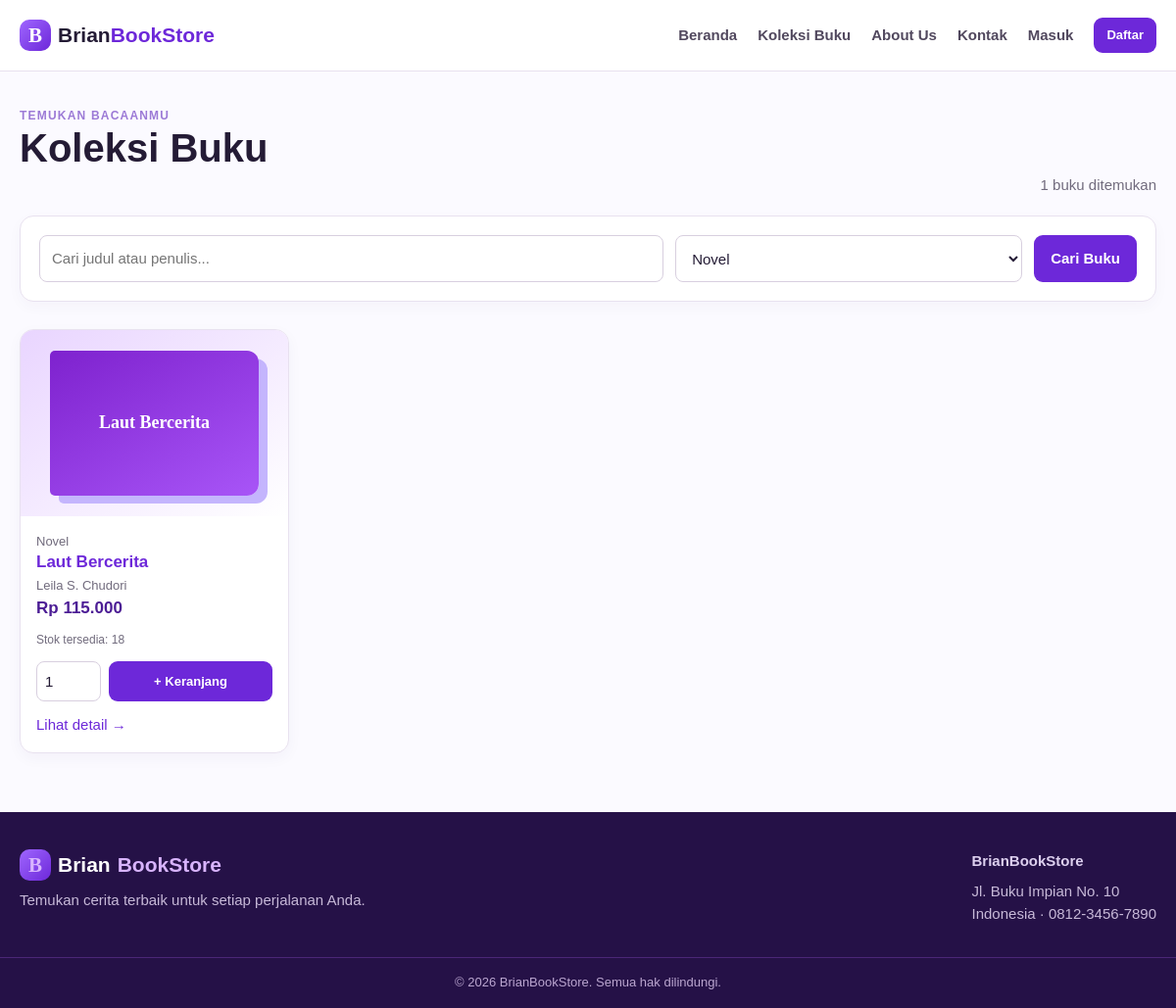
Screenshot of /buku.php?kategori=1 with the database file from the repository.
### tables this page shows
CREATE TABLE buku (
  id_buku INT UNSIGNED AUTO_INCREMENT PRIMARY KEY,
  id_kategori INT UNSIGNED NOT NULL,
  judul_buku VARCHAR(200) NOT NULL,
  penulis VARCHAR(150) NOT NULL,
  penerbit VARCHAR(150) NOT NULL,
  tahun_terbit YEAR NOT NULL,
  harga DECIMAL(12, 2) UNSIGNED NOT NULL,
  stok INT UNSIGNED NOT NULL DEFAULT 0,
  deskripsi TEXT NOT NULL,
  gambar VARCHAR(255) DEFAULT NULL,
  created_at TIMESTAMP DEFAULT CURRENT_TIMESTAMP,
  CONSTRAINT fk_buku_kategori
    FOREIGN KEY (id_kategori)
    REFERENCES kategori (id_kategori)
    ON UPDATE CASCADE
    ON DELETE RESTRICT
);

CREATE TABLE kategori (
  id_kategori INT UNSIGNED AUTO_INCREMENT PRIMARY KEY,
  nama_kategori VARCHAR(100) NOT NULL UNIQUE
);

### includes/functions.php (called while the page is built, shortened)
<?php
function e($value): string
{
    return htmlspecialchars((string) $value, ENT_QUOTES, 'UTF-8');
}
function url(string $path = ''): string
{
    return BASE_URL . '/' . ltrim($path, '/');
}
function rupiah($amount): string
{
    return 'Rp ' . number_format((float) $amount, 0, ',', '.');
}

### buku.php (the view, shortened to what this page needs)
<?php
require_once __DIR__ . '/includes/functions.php';
$query = trim($_GET['q'] ?? '');
$category = (int) ($_GET['kategori'] ?? 0);
$categories = $pdo->query(
    'SELECT *
     FROM kategori
     ORDER BY nama_kategori'
)->fetchAll();
$where = [];
$params = [];
if ($category > 0) {
    $where[] = 'b.id_kategori = ?';
    $params[] = $category;
}
$sql = 'SELECT b.*, k.nama_kategori
        FROM buku b
        JOIN kategori k ON k.id_kategori = b.id_kategori';
if ($where) {
    $sql .= ' WHERE ' . implode(' AND ', $where);
}
$sql .= ' ORDER BY b.judul_buku';
$stmt = $pdo->prepare($sql);
$stmt->execute($params);
$books = $stmt->fetchAll();
require __DIR__ . '/includes/header.php';
?>
<div class="section-heading">
  <div>
    <div class="eyebrow">Temukan bacaanmu</div>
    <h1>Koleksi Buku</h1>
  </div>
  <p><?= count($books) ?> buku ditemukan</p>
</div>
<section class="card search-panel">
  <form class="search-form" method="get">
    <input name="q" value="<?= e($query) ?>" placeholder="Cari judul atau penulis...">
    <select name="kategori">
      <?php foreach ($categories as $item): ?>
        <option
          value="<?= $item['id_kategori'] ?>"
          <?= $category === (int) $item['id_kategori'] ? 'selected' : '' ?>
        >
          <?= e($item['nama_kategori']) ?>
        </option>
      <?php endforeach; ?>
    </select>
    <button type="submit">Cari Buku</button>
  </form>
</section>
<?php if ($books): ?>
  <div class="book-grid">
    <?php foreach ($books as $book): ?>
      <?php require __DIR__ . '/includes/book_card.php'; ?>
    <?php endforeach; ?>
  </div>
<?php endif; ?>
<?php require __DIR__ . '/includes/footer.php'; ?>

### includes/book_card.php (shortened to what this page needs)
<?php
$bookId = (int) $book['id_buku'];
$stock = max(0, (int) $book['stok']);
$quantityInputId = 'jumlah-buku-' . $bookId;
$detailUrl = url('detail_buku.php?id=' . $bookId);
?>
<article class="book-card">
  <a href="<?= $detailUrl ?>">
    <div class="book-cover">
      <?php if ($book['gambar']): ?>
        <img src="<?= url($book['gambar']) ?>" alt="<?= e($book['judul_buku']) ?>">
      <?php else: ?>
        <div class="fake-cover"><?= e($book['judul_buku']) ?></div>
      <?php endif; ?>
    </div>
  </a>
  <div class="book-card-body">
    <div class="helper"><?= e($book['nama_kategori']) ?></div>
    <h3><a href="<?= $detailUrl ?>"><?= e($book['judul_buku']) ?></a></h3>
    <div class="author"><?= e($book['penulis']) ?></div>
    <span class="price"><?= rupiah($book['harga']) ?></span>
    <span class="stock book-card-stock">Stok tersedia: <?= $stock ?></span>
    <?php if ($stock > 0): ?>
      <form class="book-card-cart-form" action="<?= url('cart_add.php') ?>" method="post">
        <input
          class="qty-control"
          id="<?= $quantityInputId ?>"
          type="number"
          min="1"
          max="<?= $stock ?>"
          name="jumlah"
          value="1"
          required
        >
        <button class="button" type="submit">+ Keranjang</button>
      </form>
    <?php else: ?>
      <button class="button button-small" type="button" disabled>Stok habis</button>
    <?php endif; ?>
    <div class="book-card-links">
      <a href="<?= $detailUrl ?>">Lihat detail →</a>
    </div>
  </div>
</article>

### assets/css/style.css (style rules this page uses)
:root { --purple: #6d28d9; --purple-dark: #4c1d95; --purple-soft: #f3e8ff; --ink: #241b35; --muted: #716b7d; --line: #e8e1ef; --success: #16803c; --danger: #c81e3a; --shadow: 0 12px 30px rgba(79, 38, 120, 0.1); }
* { box-sizing: border-box; }
body { margin: 0; background: #fbfaff; color: var(--ink); font: 15px/1.55 Arial, Helvetica, sans-serif; transition: background-color 0.2s ease, color 0.2s ease; }
a { color: var(--purple); text-decoration: none; }
h1, h2, h3, p { margin-top: 0; }
h1 { font-size: clamp(27px, 4vw, 40px); line-height: 1.15; }
button, input, textarea, select { font: inherit; }
.button, button { display: inline-block; cursor: pointer; border: 0; border-radius: 9px; background: var(--purple); color: #fff; font-weight: 700; padding: 11px 17px; transition: 0.2s; }
.card { border: 1px solid var(--line); border-radius: 14px; background: #fff; box-shadow: 0 5px 15px rgba(59, 31, 93, 0.03); padding: 25px; }
input, textarea, select { width: 100%; border: 1px solid #d8cfdf; border-radius: 8px; outline: none; background: #fff; color: var(--ink); padding: 11px 12px; }
.helper { color: var(--muted); font-size: 13px; }
.eyebrow { color: #9c7ad6; font-size: 12px; font-weight: 800; letter-spacing: 1.2px; text-transform: uppercase; }
.section-heading { display: flex; align-items: end; justify-content: space-between; gap: 20px; margin-bottom: 20px; }
.section-heading h2, .section-heading p { margin-bottom: 0; }
.section-heading p { color: var(--muted); }
.book-grid { display: grid; grid-template-columns: repeat(4, 1fr); gap: 20px; }
.book-card { overflow: hidden; border: 1px solid var(--line); border-radius: 14px; background: #fff; box-shadow: 0 5px 15px rgba(59, 31, 93, 0.04); transition: 0.2s; }
.book-cover, .detail-cover { display: grid; overflow: hidden; background: linear-gradient(145deg, #e9d5ff, #fff); place-items: center; }
.book-cover { height: 190px; }
.book-cover .fake-cover, .detail-cover .fake-cover { display: flex; width: 78%; height: 78%; align-items: center; justify-content: center; border-radius: 5px 12px 12px 5px; background: linear-gradient(150deg, #7e22ce, #a855f7); box-shadow: 9px 8px 0 #c4b5fd; color: #fff; font: 700 18px/1.2 Georgia, serif; padding: 13px; text-align: center; }
.book-card-body { padding: 16px; }
.book-card h3 { margin: 0 0 4px; font-size: 17px; line-height: 1.25; }
.book-card .author, .author { color: var(--muted); font-size: 13px; }
.book-card .author { min-height: 20px; }
.price { color: var(--purple-dark); font-size: 17px; font-weight: 800; }
.stock { color: var(--muted); font-size: 12px; }
.book-card-stock { display: block; margin-top: 9px; }
.book-card-cart-form { display: grid; grid-template-columns: 66px minmax(0, 1fr); gap: 8px; margin-top: 13px; }
.book-card-cart-form .qty-control { width: 100%; min-width: 0; padding: 8px; }
.book-card-cart-form .button { padding: 8px 10px; font-size: 13px; }
.book-card-links { display: flex; justify-content: space-between; margin-top: 12px; }
.search-panel { margin-bottom: 28px; padding: 19px; }
.search-form { display: grid; grid-template-columns: 1.8fr 1fr auto; gap: 12px; }
.qty-control { width: 100px; }

### rows the page displays
buku: judul_buku "Laut Bercerita", id_kategori.nama_kategori "Novel", penulis "Leila S. Chudori", harga "Rp 115.000", stok "18"

### other values shown
count($books) "1"
form field kategori "Novel"
